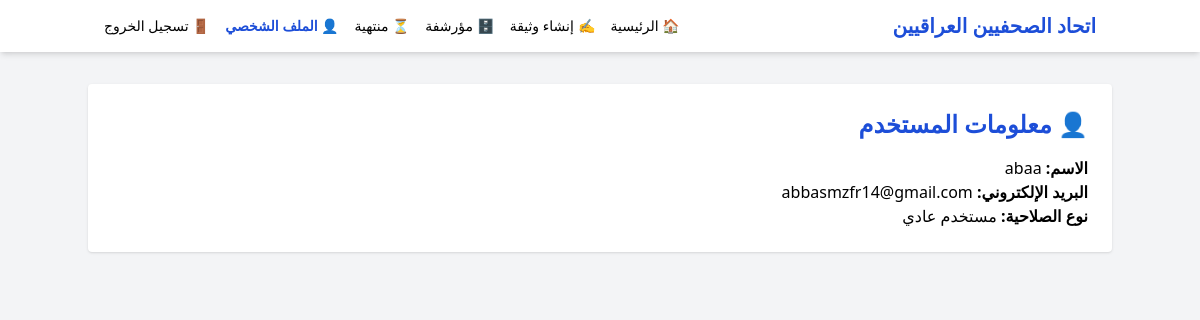
The page /profile/ (signed in) on the database as committed earlier.
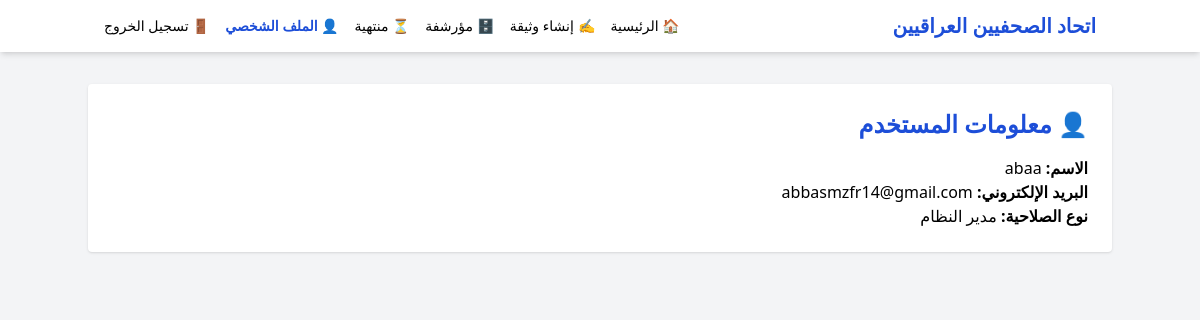
The same page on the database as committed later.
### notes/models.py (models this page shows, shortened)
class UserProfile(models.Model):
    ROLE_CHOICES = [
        ('employee', 'موظف'),
        ('normal', 'مستخدم عادي'),
        ('viewer', 'عرض فقط'),
        ('reader', 'قراءة'),
        ('supervisor', 'مشرف رئيسي'),
        ('admin', 'مدير النظام'),
    ]
    user = models.OneToOneField(User, on_delete=models.CASCADE)
    role = models.CharField(max_length=20, choices=ROLE_CHOICES, default='viewer')

### notes/views.py (the view)
# urls.py: path('profile/', views.profile, name='profile'),
@login_required
def profile(request):
    return render(request, 'notes/profile.html', {
        'user': request.user,
        'user_profile': get_user_profile(request)
    })

### notes/views.py (called while the page is built)
def get_user_profile(request):
    try:
        return UserProfile.objects.get(user=request.user)
    except UserProfile.DoesNotExist:
        return UserProfile.objects.create(user=request.user, role='viewer')

### templates/notes/profile.html (shortened to what this page needs)
{% load static %}
<!DOCTYPE html>
<html lang="ar" dir="rtl">
<head>
    <script src="https://cdn.tailwindcss.com"></script>
</head>
<body class="bg-gray-100 text-right">
<nav class="bg-white shadow-md">
    <div class="container mx-auto px-4 py-3 flex items-center justify-between">
        <div class="text-xl font-bold text-blue-700">اتحاد الصحفيين العراقيين</div>
        <ul class="flex space-x-4 space-x-reverse text-sm">
            <li><a href="{% url 'home' %}" class="hover:text-blue-700">🏠 الرئيسية</a></li>
            <li><a href="{% url 'create_note' %}" class="hover:text-blue-700">✍️ إنشاء وثيقة</a></li>
            <li><a href="{% url 'archived_notes' %}" class="hover:text-blue-700">🗄 مؤرشفة</a></li>
            <li><a href="{% url 'expired_notes' %}" class="hover:text-blue-700">⏳ منتهية</a></li>
            <li><a href="{% url 'profile' %}" class="text-blue-700 font-semibold">👤 الملف الشخصي</a></li>
            <li><a href="{% url 'logout' %}" class="hover:text-red-600">🚪 تسجيل الخروج</a></li>
        </ul>
    </div>
</nav>
<div class="container mx-auto mt-8 bg-white p-6 rounded shadow">
    <h1 class="text-2xl font-bold text-blue-700 mb-4">👤 معلومات المستخدم</h1>
    <p><strong>الاسم:</strong> {{ user.username }}</p>
    <p><strong>البريد الإلكتروني:</strong> {{ user.email }}</p>
    <p><strong>نوع الصلاحية:</strong> {{ user_profile.get_role_display }}</p>
</div>
</body>
</html>

Rows that differ between the two databases and show on the page:
changed UserProfile: role "مستخدم عادي" → "مدير النظام"
